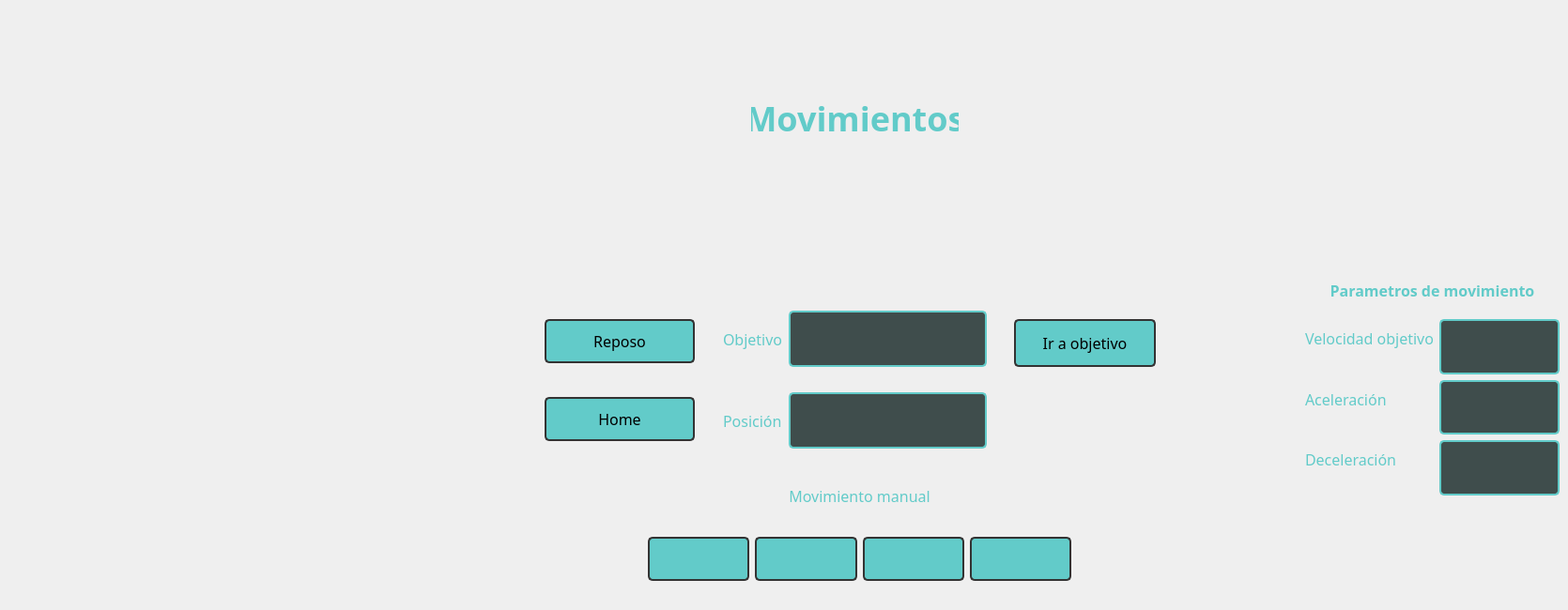
    <widget class="QWidget" name="movimientos">
     <property name="styleSheet">
      <string notr="true">QWidget#movimientos{
	border: 3px solid #333333;
	border-radius: 10px
}</string>
     </property>
     <widget class="QLabel" name="label_2">
      <property name="geometry">
       <rect>
        <x>800</x>
        <y>80</y>
        <width>221</width>
        <height>91</height>
       </rect>
      </property>
      <property name="styleSheet">
       <string notr="true">color: #62CBC9;
font-size: 36px;
font-weight: bold;
font-family: nunito;
text-align: center;</string>
      </property>
      <property name="text">
       <string>Movimientos</string>
      </property>
      <property name="alignment">
       <set>Qt::AlignmentFlag::AlignCenter</set>
      </property>
     </widget>
     <widget class="QWidget" name="horizontalLayoutWidget">
      <property name="geometry">
       <rect>
        <x>690</x>
        <y>550</y>
        <width>451</width>
        <height>91</height>
       </rect>
      </property>
      <layout class="QHBoxLayout" name="horizontalLayout">
       <item>
        <widget class="QPushButton" name="bt_mov_izquierda_rapido">
         <property name="styleSheet">
          <string notr="true">QPushButton {
    background-color: #62CBC9;
    border: 2px solid #333333;
    border-radius: 5px;
    padding-top: 10px;
	padding-bottom: 10px;
	padding-right: 1px;
	padding-left: 1px;
	font-size: 16px;
	font-family: nunito;
}
QPushButton:hover {
    background-color: rgb(170, 255, 255);
}
QPushButton:pressed {
    background-color: rgb(206, 255, 252);
}</string>
         </property>
         <property name="text">
          <string/>
         </property>
         <property name="icon">
          <iconset>
           <normaloff>../imagenes/doble_flecha_izquierda.png</normaloff>../imagenes/doble_flecha_izquierda.png</iconset>
         </property>
         <property name="iconSize">
          <size>
           <width>36</width>
           <height>36</height>
          </size>
         </property>
        </widget>
       </item>
       <item>
        <widget class="QPushButton" name="bt_mov_izquierda">
         <property name="styleSheet">
          <string notr="true">QPushButton {
    background-color: #62CBC9;
    border: 2px solid #333333;
    border-radius: 5px;
    padding: 10px;
	font-size: 16px;
	font-family: nunito;
}
QPushButton:hover {
    background-color: rgb(170, 255, 255);
}
QPushButton:pressed {
    background-color: rgb(206, 255, 252);
}</string>
         </property>
         <property name="text">
          <string/>
         </property>
         <property name="icon">
          <iconset>
           <normaloff>../imagenes/play_redondeado_izquierda.png</normaloff>../imagenes/play_redondeado_izquierda.png</iconset>
         </property>
         <property name="iconSize">
          <size>
           <width>36</width>
           <height>36</height>
          </size>
         </property>
        </widget>
       </item>
       <item>
        <widget class="QPushButton" name="bt_mov_derecha">
         <property name="styleSheet">
          <string notr="true">QPushButton {
    background-color: #62CBC9;
    border: 2px solid #333333;
    border-radius: 5px;
    padding: 10px;
	font-size: 16px;
	font-family: nunito;
}
QPushButton:hover {
    background-color: rgb(170, 255, 255);
}
QPushButton:pressed {
    background-color: rgb(206, 255, 252);
}</string>
         </property>
         <property name="text">
          <string/>
         </property>
         <property name="icon">
          <iconset>
           <normaloff>../imagenes/play_redondeado_derecha.png</normaloff>../imagenes/play_redondeado_derecha.png</iconset>
         </property>
         <property name="iconSize">
          <size>
           <width>36</width>
           <height>36</height>
          </size>
         </property>
        </widget>
       </item>
       <item>
        <widget class="QPushButton" name="bt_mov_derecha_rapido">
         <property name="styleSheet">
          <string notr="true">QPushButton {
    background-color: #62CBC9;
    border: 2px solid #333333;
    border-radius: 5px;
    padding: 10px;
	font-size: 16px;
	font-family: nunito;
}
QPushButton:hover {
    background-color: rgb(170, 255, 255);
}
QPushButton:pressed {
    background-color: rgb(206, 255, 252);
}</string>
         </property>
         <property name="text">
          <string/>
         </property>
         <property name="icon">
          <iconset>
           <normaloff>../imagenes/doble_flecha_derecha.png</normaloff>../imagenes/doble_flecha_derecha.png</iconset>
         </property>
         <property name="iconSize">
          <size>
           <width>36</width>
           <height>36</height>
          </size>
         </property>
        </widget>
       </item>
      </layout>
     </widget>
     <widget class="QWidget" name="verticalLayoutWidget">
      <property name="geometry">
       <rect>
        <x>580</x>
        <y>310</y>
        <width>160</width>
        <height>191</height>
       </rect>
      </property>
      <layout class="QVBoxLayout" name="verticalLayout">
       <item>
        <widget class="QPushButton" name="bt_mov_reposo">
         <property name="styleSheet">
          <string notr="true">QPushButton {
    background-color: #62CBC9;
    border: 2px solid #333333;
    border-radius: 5px;
    padding: 10px;
	font-size: 16px;
	font-family: nunito;
}
QPushButton:hover {
    background-color: rgb(170, 255, 255);
}
QPushButton:pressed {
    background-color: rgb(206, 255, 252);
}</string>
         </property>
         <property name="text">
          <string>Reposo</string>
         </property>
        </widget>
       </item>
       <item>
        <widget class="QPushButton" name="bt_home">
         <property name="styleSheet">
          <string notr="true">QPushButton {
    background-color: #62CBC9;
    border: 2px solid #333333;
    border-radius: 5px;
    padding: 10px;
	font-size: 16px;
	font-family: nunito;
}
QPushButton:hover {
    background-color: rgb(170, 255, 255);
}
QPushButton:pressed {
    background-color: rgb(206, 255, 252);
}</string>
         </property>
         <property name="text">
          <string>Home</string>
         </property>
        </widget>
       </item>
      </layout>
     </widget>
     <widget class="QWidget" name="gridLayoutWidget">
      <property name="geometry">
       <rect>
        <x>770</x>
        <y>310</y>
        <width>281</width>
        <height>191</height>
       </rect>
      </property>
      <layout class="QGridLayout" name="gridLayout">
       <item row="1" column="0">
        <widget class="QLabel" name="label_3">
         <property name="styleSheet">
          <string notr="true">color: #62CBC9;
	font-size: 16px;
	font-family: nunito;</string>
         </property>
         <property name="text">
          <string>Posición</string>
         </property>
        </widget>
       </item>
       <item row="1" column="1">
        <widget class="QLineEdit" name="posicion">
         <property name="styleSheet">
          <string notr="true">  background-color: #3F4D4C;
color: #62CBC9;
    border: 2px solid #62CBC9;
    border-radius: 5px;
    padding: 10px;
	font-size: 24px;
	font-family: nunito;</string>
         </property>
        </widget>
       </item>
       <item row="0" column="1">
        <widget class="QLineEdit" name="objetivo">
         <property name="styleSheet">
          <string notr="true">  background-color: #3F4D4C;
color: #62CBC9;
    border: 2px solid #62CBC9;
    border-radius: 5px;
    padding: 10px;
	font-size: 24px;
	font-family: nunito;</string>
         </property>
        </widget>
       </item>
       <item row="0" column="0">
        <widget class="QLabel" name="label_4">
         <property name="styleSheet">
          <string notr="true">color: #62CBC9;;
	font-size: 16px;
	font-family: nunito;</string>
         </property>
         <property name="text">
          <string>Objetivo</string>
         </property>
        </widget>
       </item>
      </layout>
     </widget>
     <widget class="QPushButton" name="bt_ir_objetivo">
      <property name="geometry">
       <rect>
        <x>1080</x>
        <y>340</y>
        <width>151</width>
        <height>51</height>
       </rect>
      </property>
      <property name="styleSheet">
       <string notr="true">QPushButton {
    background-color: #62CBC9;
    border: 2px solid #333333;
    border-radius: 5px;
    padding: 10px;
	font-size: 16px;
	font-family: nunito;
}
QPushButton:hover {
    background-color: rgb(170, 255, 255);
}
QPushButton:pressed {
    background-color: rgb(206, 255, 252);
}</string>
      </property>
      <property name="text">
       <string>Ir a objetivo</string>
      </property>
     </widget>
     <widget class="QLabel" name="label_5">
      <property name="geometry">
       <rect>
        <x>840</x>
        <y>520</y>
        <width>151</width>
        <height>16</height>
       </rect>
      </property>
      <property name="styleSheet">
       <string notr="true">color: #62CBC9;
	font-size: 16px;
	font-family: nunito;</string>
      </property>
      <property name="text">
       <string>Movimiento manual</string>
      </property>
      <property name="alignment">
       <set>Qt::AlignmentFlag::AlignCenter</set>
      </property>
     </widget>
     <widget class="QWidget" name="formLayoutWidget">
      <property name="geometry">
       <rect>
        <x>1390</x>
        <y>340</y>
        <width>271</width>
        <height>188</height>
       </rect>
      </property>
      <layout class="QFormLayout" name="formLayout">
       <item row="0" column="0">
        <widget class="QLabel" name="label_7">
         <property name="styleSheet">
          <string notr="true">color: #62CBC9;
	font-size: 16px;
	font-family: nunito;</string>
         </property>
         <property name="text">
          <string>Velocidad objetivo</string>
         </property>
        </widget>
       </item>
       <item row="0" column="1">
        <widget class="QLineEdit" name="vel_objetivo">
         <property name="styleSheet">
          <string notr="true">  background-color: #3F4D4C;
color: #62CBC9;
    border: 2px solid #62CBC9;
    border-radius: 5px;
    padding: 10px;
	font-size: 24px;
	font-family: nunito;</string>
         </property>
        </widget>
       </item>
       <item row="1" column="0">
        <widget class="QLabel" name="label_8">
         <property name="styleSheet">
          <string notr="true">color: #62CBC9;
	font-size: 16px;
	font-family: nunito;</string>
         </property>
         <property name="text">
          <string>Aceleración</string>
         </property>
        </widget>
       </item>
       <item row="1" column="1">
        <widget class="QLineEdit" name="aceleracion">
         <property name="styleSheet">
          <string notr="true">  background-color: #3F4D4C;
color: #62CBC9;
    border: 2px solid #62CBC9;
    border-radius: 5px;
    padding: 10px;
	font-size: 24px;
	font-family: nunito;</string>
         </property>
        </widget>
       </item>
       <item row="2" column="0">
        <widget class="QLabel" name="label_9">
         <property name="styleSheet">
          <string notr="true">color: #62CBC9;
	font-size: 16px;
	font-family: nunito;</string>
         </property>
         <property name="text">
          <string>Deceleración</string>
         </property>
        </widget>
       </item>
       <item row="2" column="1">
        <widget class="QLineEdit" name="deceleracion">
         <property name="styleSheet">
          <string notr="true">  background-color: #3F4D4C;
color: #62CBC9;
    border: 2px solid #62CBC9;
    border-radius: 5px;
    padding: 10px;
	font-size: 24px;
	font-family: nunito;</string>
         </property>
        </widget>
       </item>
      </layout>
     </widget>
     <widget class="QLabel" name="label_6">
      <property name="geometry">
       <rect>
        <x>1410</x>
        <y>300</y>
        <width>231</width>
        <height>19</height>
       </rect>
      </property>
      <property name="styleSheet">
       <string notr="true">color: #62CBC9;
font-size: 16px;
font-family: nunito;
font-weight: bold;</string>
      </property>
      <property name="text">
       <string>Parametros de movimiento</string>
      </property>
      <property name="alignment">
       <set>Qt::AlignmentFlag::AlignCenter</set>
      </property>
     </widget>
    </widget>
